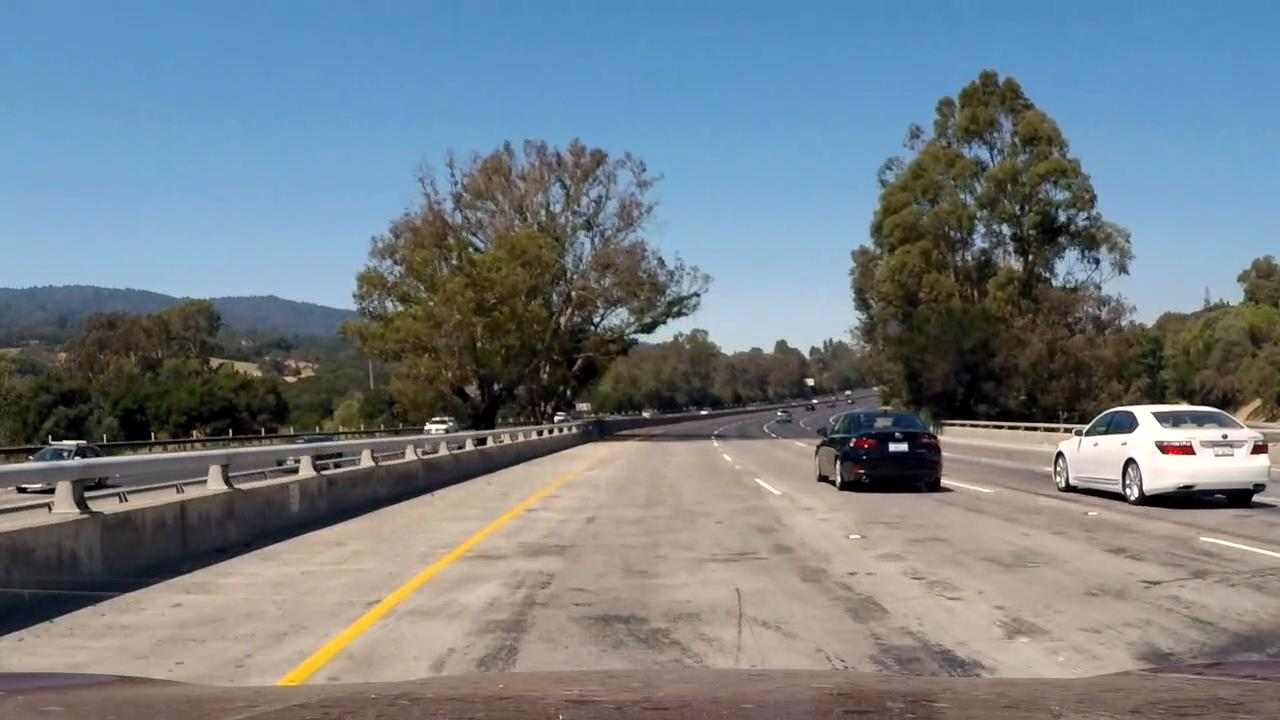
#> input picture debug_images/frame_test.jpg, 1280 x 720 px; its folder holds only this picture in this run
$ python -i thresholding_tools.py   (imports and definitions only)   (older library calls are emulated)
#> lines starting #> are read from the running program, lines starting #| are printed output that depends on the picture; after the words box and inside, x2 and y2 are one past the last pixel; in counts of white or black regions, pixels touching at a corner belong together
import glob
import cv2
import numpy as np
import matplotlib.pyplot as plt

""" Utility class for thresholding and binarizing images"""

# selected threshold to highlight yellow lines
yellow_HSV_th_min = np.array([0, 70, 70])
yellow_HSV_th_max = np.array([50, 255, 255])


def thresh_frame_in_HSV(frame, min_values, max_values, verbose=False):
    """
    Threshold a color frame in HSV space
    """
    HSV = cv2.cvtColor(frame, cv2.COLOR_BGR2HSV)

    min_th_ok = np.all(HSV > min_values, axis=2)
    max_th_ok = np.all(HSV < max_values, axis=2)

    out = np.logical_and(min_th_ok, max_th_ok)

    if verbose:
        plt.imshow(out, cmap='gray')
        plt.show()

    return out


def thresh_frame_in_HLS(frame, s_thresh=(200, 255), verbose=False):
    """
    Threshold a color frame in HSV space
    """
    HLS = cv2.cvtColor(frame, cv2.COLOR_BGR2HSV)

    # Threshold color S channel
    s_channel = HLS[:,:,2]
    s_binary = np.zeros_like(s_channel)
    s_binary[(s_channel >= s_thresh[0]) & (s_channel <= s_thresh[1])] = 1

    # Combined color and gradient thresholds
    out = np.zeros_like(s_binary)
    out[(s_binary == 1)] = 1

    if verbose:
        plt.imshow(out, cmap='gray')
        plt.show()

    return out


def thresh_frame_sobel(frame, kernel_size):
    """
    Apply Sobel edge detection to an input frame, then threshold the result
    """
    gray = cv2.cvtColor(frame, cv2.COLOR_BGR2GRAY)

    sobel_x = cv2.Sobel(gray, cv2.CV_64F, 1, 0, ksize=kernel_size)
    sobel_y = cv2.Sobel(gray, cv2.CV_64F, 0, 1, ksize=kernel_size)

    sobel_mag = np.sqrt(sobel_x ** 2 + sobel_y ** 2)
    sobel_mag = np.uint8(sobel_mag / np.max(sobel_mag) * 255)

    _, sobel_mag = cv2.threshold(sobel_mag, 50, 1, cv2.THRESH_BINARY)

    return sobel_mag.astype(bool)


def get_binary_from_equalized_grayscale(frame):
    """
    Apply histogram equalization to an input frame, threshold it and return the (binary) result.
    """
    gray = cv2.cvtColor(frame, cv2.COLOR_BGR2GRAY)

    eq_global = cv2.equalizeHist(gray)

    _, th = cv2.threshold(eq_global, thresh=250, maxval=255, type=cv2.THRESH_BINARY)

    return th


def binarize(img, verbose=False):
    """
    Convert an input frame to a binary image which highlight as most as possible the lane-lines.
    :param img: input color frame
    :param verbose: if True, show intermediate results
    :return: binarized frame
    """
    h, w = img.shape[:2]

    binary = np.zeros(shape=(h, w), dtype=np.uint8)

    # highlight yellow lines by threshold in HSV color space
    HSV_yellow_mask = thresh_frame_in_HSV(img, yellow_HSV_th_min, yellow_HSV_th_max, verbose=False)
    binary = np.logical_or(binary, HSV_yellow_mask)

    # saturation mask by threshold in HLS color space
    HLS_saturation_mask = thresh_frame_in_HLS(img, verbose=False)
    binary = np.logical_or(binary, HLS_saturation_mask)

    # highlight white lines by thresholding the equalized frame
    eq_white_mask = get_binary_from_equalized_grayscale(img)
    binary = np.logical_or(binary, eq_white_mask)

    # get Sobel binary mask (thresholded gradients)
    sobel_mask = thresh_frame_sobel(img, kernel_size=9)
    binary = np.logical_or(binary, sobel_mask)

    # apply a light morphology to "fill the gaps" in the binary image
    kernel = np.ones((5, 5), np.uint8)
    closing = cv2.morphologyEx(binary.astype(np.uint8), cv2.MORPH_CLOSE, kernel)

    if verbose:
        f, ax = plt.subplots(2, 3)
        f.set_facecolor('white')
        ax[0, 0].imshow(cv2.cvtColor(img, cv2.COLOR_BGR2RGB))
        ax[0, 0].set_title('input_frame')
        ax[0, 0].set_axis_off()
        ax[0, 0].set_axis_bgcolor('red')
        ax[0, 1].imshow(eq_white_mask, cmap='gray')
        ax[0, 1].set_title('white mask')
        ax[0, 1].set_axis_off()

        ax[0, 2].imshow(HSV_yellow_mask, cmap='gray')
        ax[0, 2].set_title('yellow mask')
        ax[0, 2].set_axis_off()

        ax[1, 0].imshow(sobel_mask, cmap='gray')
        ax[1, 0].set_title('sobel mask')
        ax[1, 0].set_axis_off()

        ax[1, 1].imshow(binary, cmap='gray')
        ax[1, 1].set_title('before closure')
        ax[1, 1].set_axis_off()

        ax[1, 2].imshow(closing, cmap='gray')
        ax[1, 2].set_title('after closure')
        ax[1, 2].set_axis_off()
        plt.show()

    return closing


# [6 lines not run here, left out]

>>> import cv2
>>> picture = cv2.imread('debug_images/frame_test.jpg')
#> picture is the input picture: shape (720, 1280, 3); mean B, G, R 133, 126.5, 116.6
>>> result = binarize(picture)
#> in thresh_frame_in_HSV, `min_th_ok = np.all(HSV > min_values, axis=2)`:
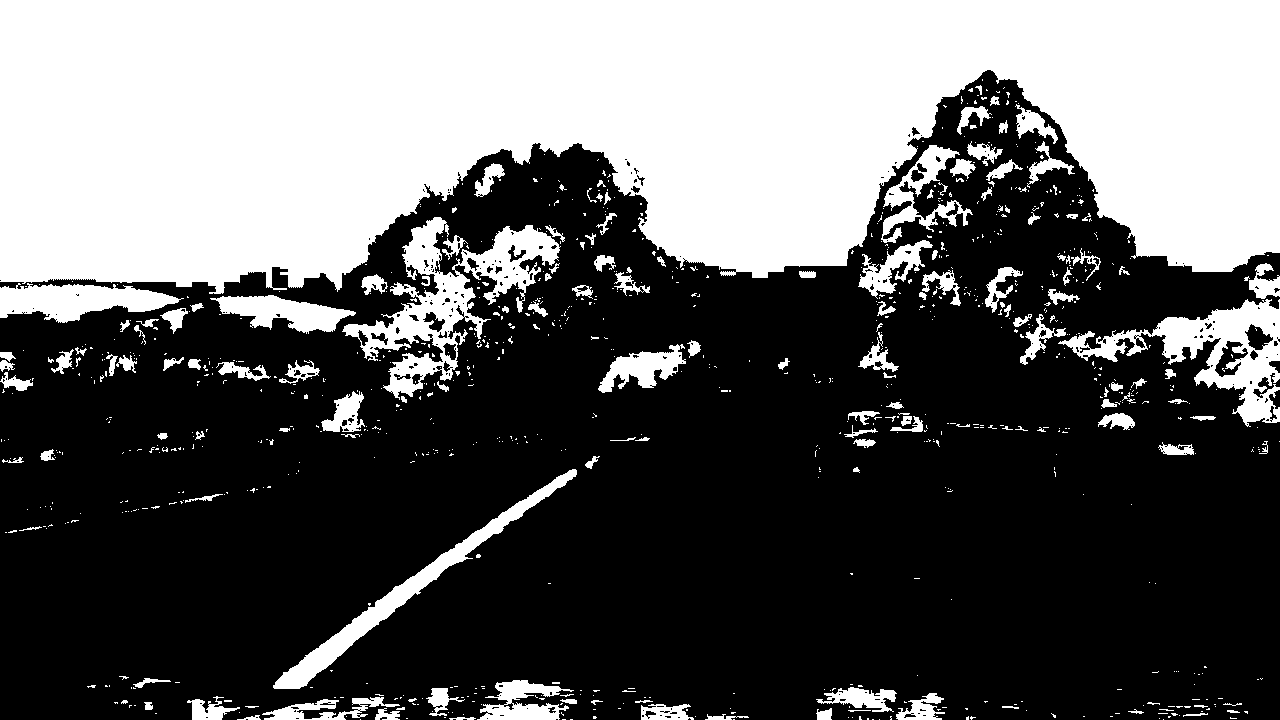
#> min_th_ok: shape (720, 1280) bool; 38.2% white; 937 white regions (784 under 20 px), largest, box (x1, y1, x2, y2) and area: (0, 0, 1280, 294) 286390, (342, 217, 561, 400) 11371, (1058, 299, 1280, 427) 8633
#> in get_binary_from_equalized_grayscale, `eq_global = cv2.equalizeHist(gray)`:
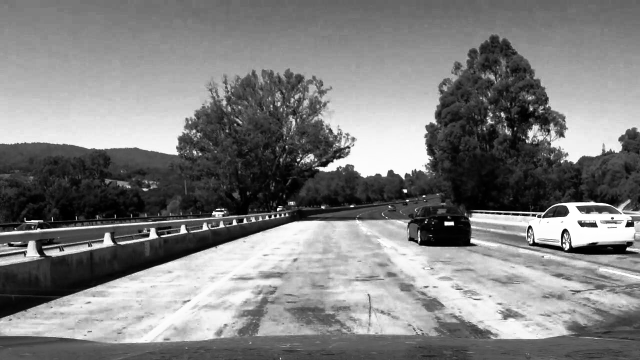
#> eq_global: shape (720, 1280) (shown at 1/2 size); min 0, max 255, mean 128.1
#> in thresh_frame_sobel, `sobel_y = cv2.Sobel(gray, cv2.CV_64F, 0, 1, ksize=kernel_size)`:
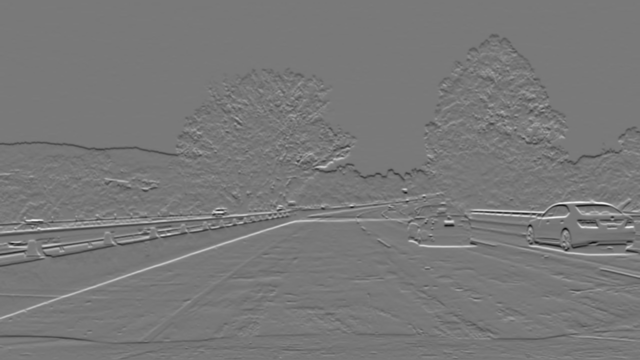
#> sobel_y: shape (720, 1280) float64 (shown at 1/2 size); min -1826217, max 2022201, mean -1607.8; drawn with min black and max white
#> in binarize, `closing = cv2.morphologyEx(binary.astype(np.uint8), cv2.MORPH_CLOSE, k..`:
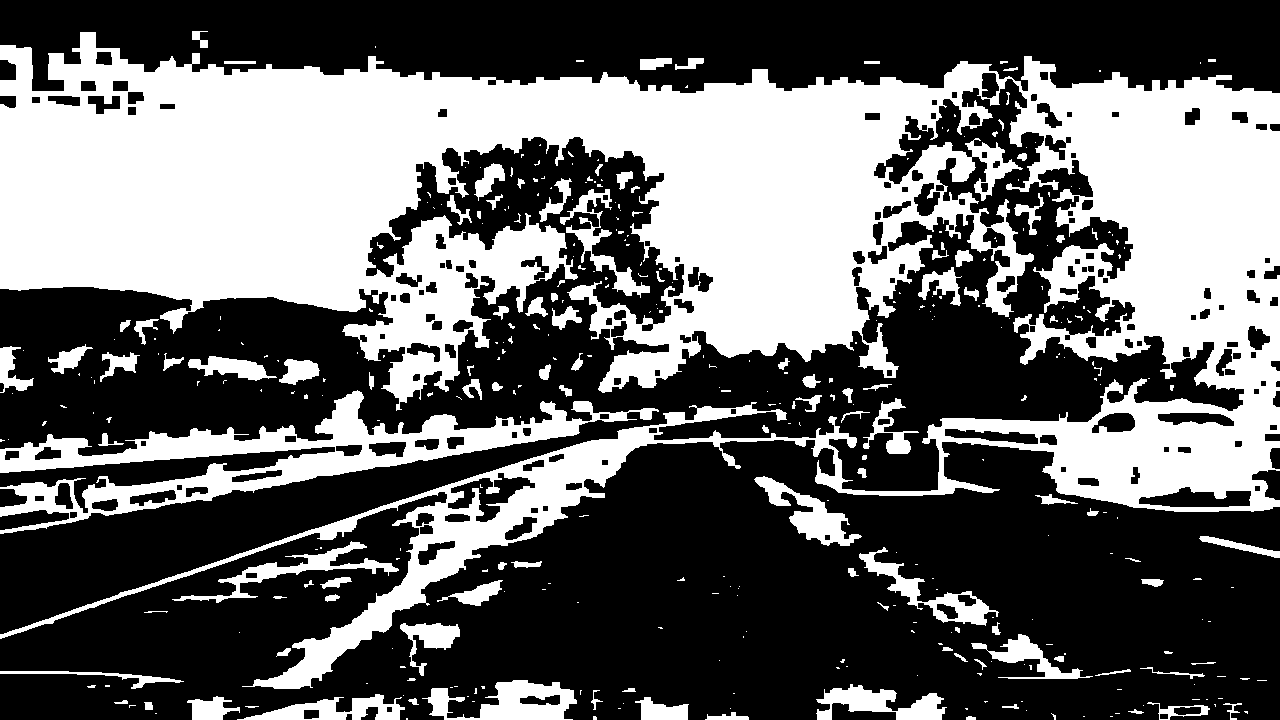
#> closing: shape (720, 1280); values 0 (black) and 1 (white), 39.9% white; 383 white regions (259 under 20 px), largest, box (x1, y1, x2, y2) and area: (0, 32, 1280, 689) 307823, (0, 390, 659, 534) 21963, (422, 680, 577, 720) 3315

$ run again, on debug_images/straight_lines1.jpg
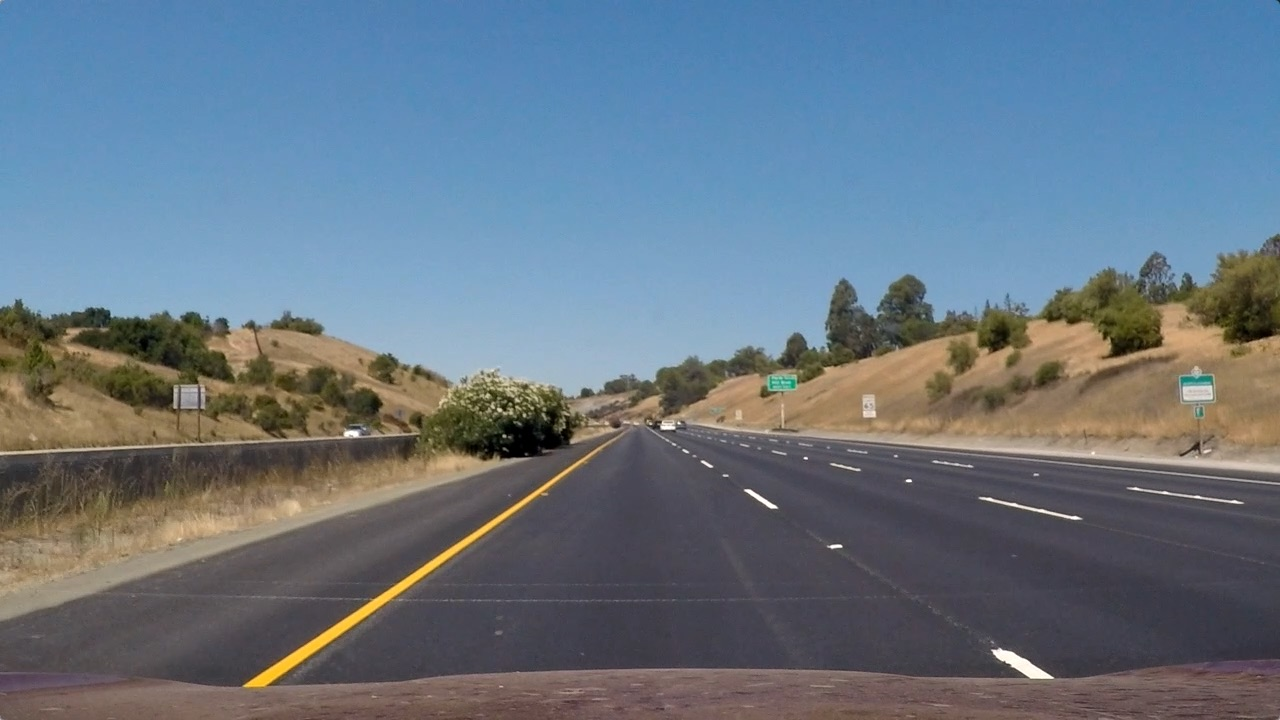
#> input picture debug_images/straight_lines1.jpg, 1280 x 720 px
#> picture is the input picture: shape (720, 1280, 3); mean B, G, R 131.2, 117.7, 103.2
#> HSV: shape (720, 1280, 3); mean H, S, V 85.5, 85, 143.4
#> in thresh_frame_in_HSV, `min_th_ok = np.all(HSV > min_values, axis=2)`:
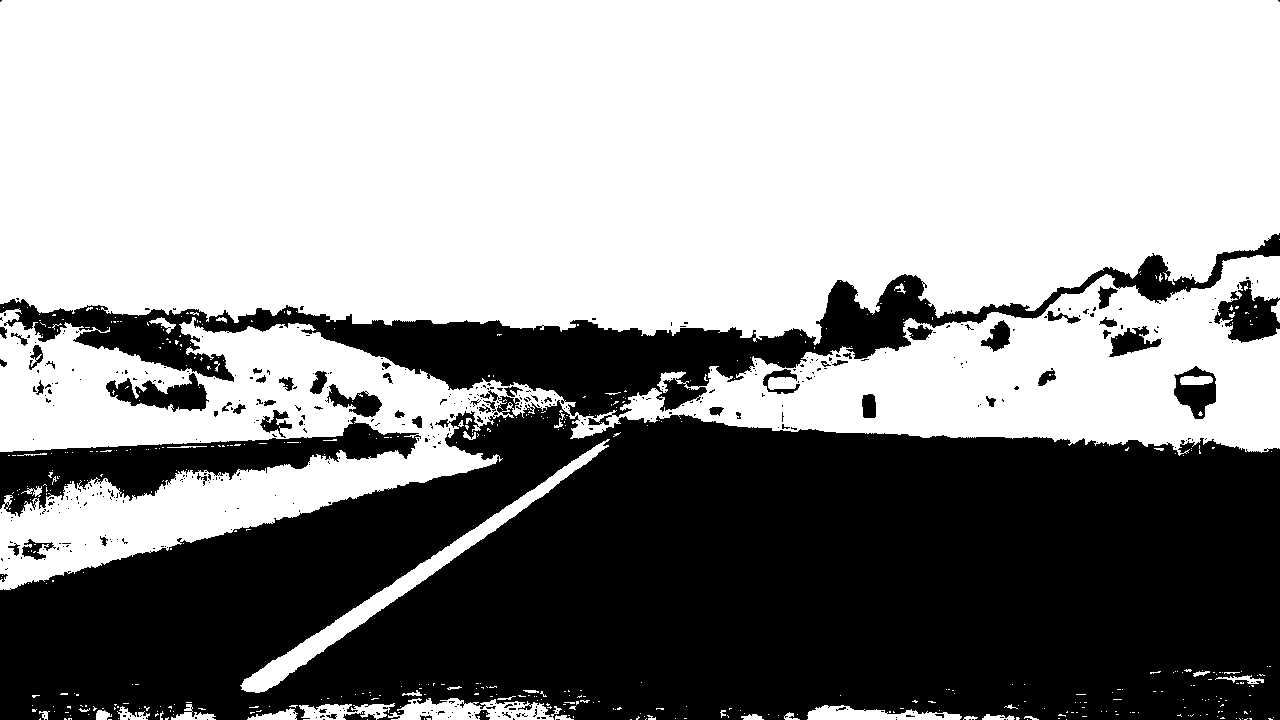
#> min_th_ok: shape (720, 1280) bool; 58.6% white; 461 black regions (401 under 20 px), largest, box (x1, y1, x2, y2) and area: (0, 390, 1280, 720) 308227, (0, 233, 1280, 425) 45583, (0, 417, 421, 517) 14109
#> max_th_ok: shape (720, 1280) bool; 29.1% white; 108 white regions (71 under 20 px), largest, box (x1, y1, x2, y2) and area: (0, 250, 1280, 720) 264357, (982, 496, 1078, 521) 577, (891, 278, 919, 303) 463
#> out: shape (720, 1280) bool; 15.7% white; 443 white regions (403 under 20 px), largest, box (x1, y1, x2, y2) and area: (0, 255, 1280, 590) 130298, (240, 439, 610, 693) 5552, (388, 698, 561, 720) 2303
#> HLS_saturation_mask: shape (720, 1280); values 0 (black) and 1 (white), 7.7% white; 429 white regions (383 under 20 px), largest, box (x1, y1, x2, y2) and area: (0, 236, 833, 380) 61026, (244, 449, 598, 687) 2964, (930, 445, 1280, 471) 1143
#> th: shape (720, 1280); 1.9% white; 273 white regions (241 under 20 px), largest, box (x1, y1, x2, y2) and area: (347, 336, 680, 397) 8614, (244, 449, 598, 687) 2724, (887, 441, 1280, 472) 1974
#> in binarize, `closing = cv2.morphologyEx(binary.astype(np.uint8), cv2.MORPH_CLOSE, k..`:
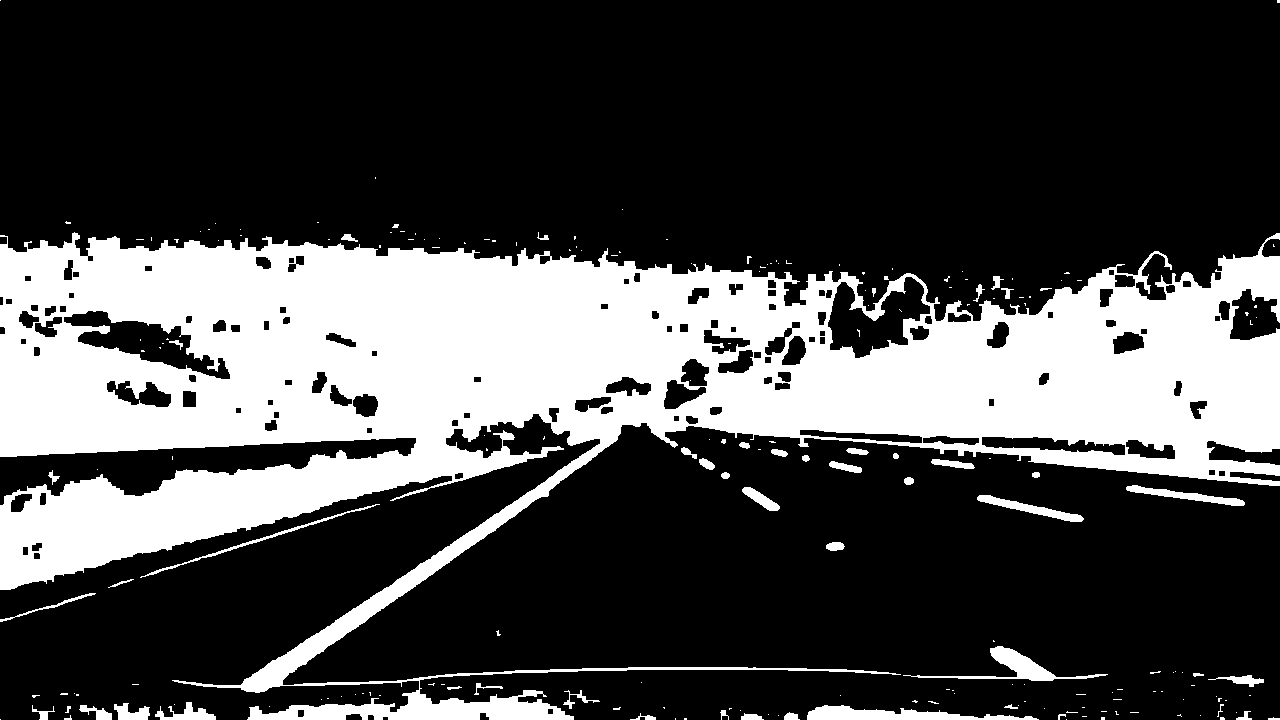
#> closing: shape (720, 1280); values 0 (black) and 1 (white), 28.2% white; 206 white regions (153 under 20 px), largest, box (x1, y1, x2, y2) and area: (0, 232, 1280, 720) 248703, (807, 705, 1039, 720) 1816, (903, 646, 1108, 681) 1468
